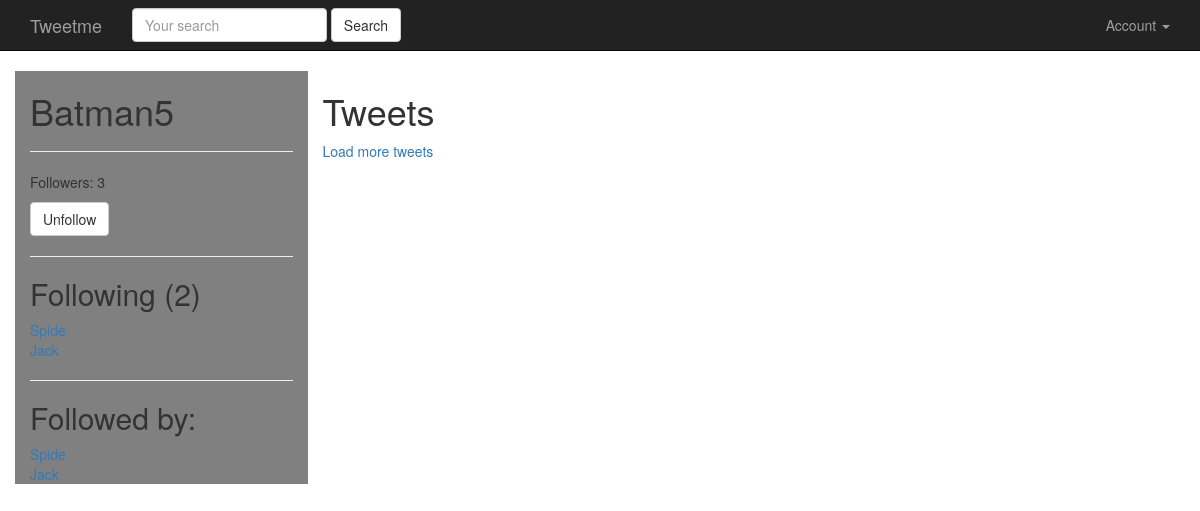
Before: /Batman5/ (signed in) with the older database file.
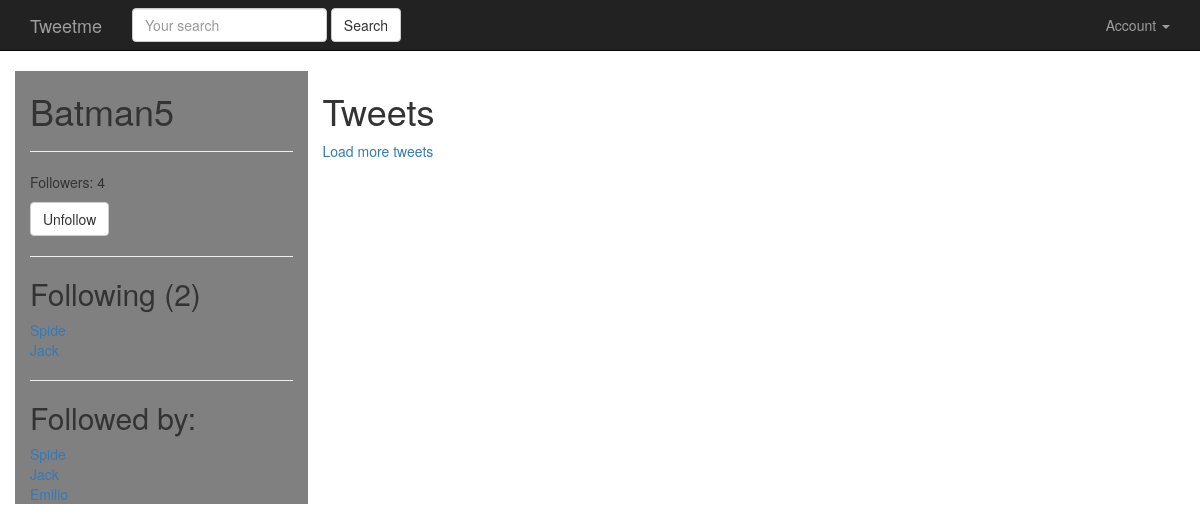
After: the same page with the newer database file.
### accounts/models.py (models this page shows, shortened)
class UserProfile(models.Model):
    user        = models.OneToOneField(settings.AUTH_USER_MODEL,
                                        related_name='profile')
    following   = models.ManyToManyField(settings.AUTH_USER_MODEL,
                                        blank=True,
                                        related_name='followed_by')
    objects = UserProfileManager()  # UserProfile.objects.all()
    def get_following(self):
        users = self.following.all()
        return users.exclude(username=self.user.username)
    def get_follow_url(self):
        return reverse_lazy('profiles:follow', kwargs={'username':self.user.username})
    def get_absolute_url(self):
        return reverse_lazy('profiles:detail', kwargs={'username':self.user.username})

### accounts/views.py (the view)
# urls.py: url(r'^(?P<username>[\w.@+-]+)/$', UserDetailView.as_view(), name='detail'),
class UserDetailView(DetailView):
    template_name = 'accounts/user_detail.html'
    queryset = User.objects.all()
    def get_object(self):
        return get_object_or_404(
                                User,
                                username__iexact=self.kwargs.get('username')
                                )
    def get_context_data(self, *args, **kwargs):
        context = super(UserDetailView, self).get_context_data(*args, **kwargs)
        following = UserProfile.objects.is_following(self.request.user, self.get_object())
        context['following'] = following
        context['recommended'] = UserProfile.objects.recommended(self.request.user)
        return context

### accounts/models.py (called while the page is built)
    def all(self):
        qs = self.get_queryset().all()
        try:
            if self.instance:
                qs = qs.exclude(user=self.instance)
        except:
            pass
        return qs

    def is_following(self, user, followed_by_user):
        user_profile, created = UserProfile.objects.get_or_create(user=user)
        if created:
            return False
        if followed_by_user in user_profile.following.all():
            return True
        return False

    def recommended(self, user, limit_to=10):
        profile = user.profile
        following = profile.get_following()
        qs = self.get_queryset().exclude(user__in=following).exclude(id=profile.id).order_by('?')[:limit_to]
        return qs

### accounts/templates/accounts/user_detail.html (shortened to what this page needs)
{% extends "base.html" %}
{% block content %}
<div class='row'>
    <div class='col-sm-3 col-xs-12' style='background-color:grey;'>
        <h1>{{ object.username }} </h1>
        <hr>
        <p>Followers: {{ object.followed_by.count }}</p>
        <p>
          <a class="btn btn-default" href="{{ object.profile.get_follow_url }}">
            {% if following %}Unfollow{% else %}Follow{% endif %}
          </a>
        </p>
        <hr>
        <h2>Following ({{ object.profile.get_following.count }})</h2>
        {% for user in object.profile.get_following %}
          <a href="/{{ user.username }}">{{ user.username }}</a><br/>
          {% empty %}
          <h4>Not following any users</h4>
        {% endfor %}
        <hr>
        <h2>Followed by:</h2>
        {% for profile in object.followed_by.all %}
          <a href="/{{ profile.user.username }}">{{ profile.user.username }}</a><br/>
          {% empty %}
          <h4>Not followed by any users</h4>
        {% endfor %}
    </div>
    <div class='col-sm-9 col-xs-12'>
         <h1>Tweets</h1>
         <a href="" id='load-more'>
           Load more tweets
         </a>
    </div>
</div>
{% endblock content %}

### templates/base.html (shortened to what this page needs)
{% load static %}
<html lang="en">
  <head>
    <link href="{% static 'css/bootstrap.min.css' %}" rel="stylesheet">
  </head>
  <body>
    {% include 'navbar.html' %}
    <div class="container">
      {% block content %}
      {% endblock content %}
    </div>
  </body>
</html>

### templates/navbar.html (shortened to what this page needs)
<nav class="navbar navbar-inverse navbar-static-top">
<div class="container">
  <div class="navbar-header">
    <a class="navbar-brand" href="{% url 'home' %}">Tweetme</a>
  </div>
  {% include "tweets/tweet_search.html" %}
  <div class="collapse navbar-collapse" id="bs-example-navbar-collapse-1">
    {% if request.user.is_authenticated %}
    <ul class="nav navbar-nav navbar-right">
      <li class="dropdown">
        <a href="#" class="dropdown-toggle" data-toggle="dropdown" role="button" aria-haspopup="true" aria-expanded="false">Account <span class="caret"></span></a>
      </li>
    </ul>
    {% else %}
    <ul class="nav navbar-nav navbar-right">
      <li><a href="{% url 'login' %}">Login</a></li>
       <li><a href="{% url 'register' %}">Register</a></li>
    </ul>
    {% endif %}
  </div>
</div>
</nav>

### tweets/templates/tweets/tweet_search.html
<form id='navbar-search-form' class="navbar-form navbar-left" method='GET'
action='{% url "search" %}'>
        <div class="form-group">
            <input class="form-control" type='text' name='q'
            placeholder='Your search' value='{{ request.GET.q }}'/>
            </div>
        <input class="btn btn-default" type='submit' value='Search'/>
</form>

Changed rows visible on the page:
added UserProfile: user.username "Emilio"
Other visible differences:
{{ object.followed_by.count }}: "3" → "4"
